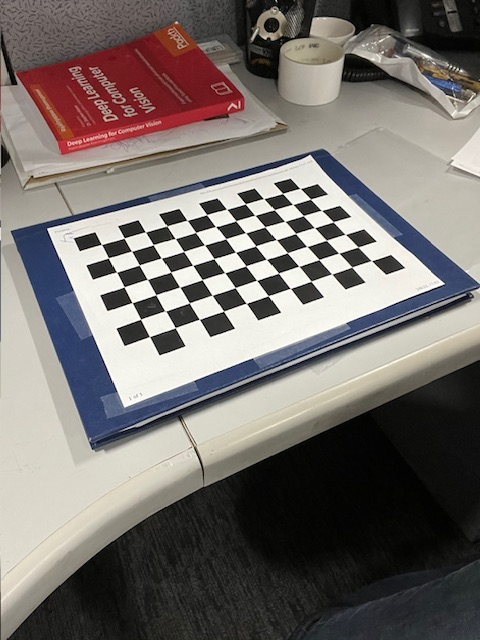
#> input picture Lab6/calibration_data/IMG_6502.jpg, 480 x 640 px; its folder holds 4 pictures in this run
$ python calibration.py
#> lines starting #> are read from the running program, lines starting #| are printed output that depends on the picture
import numpy as np
import cv2
import matplotlib.pyplot as plt
import glob
import scipy.optimize

class CameraCalibration:
    def __init__(self, nx, ny, square_size, img_dir):
        """
        Initializes the CameraCalibration class with given parameters.

        Parameters:
        nx: Number of inside corners in x direction
        ny: Number of inside corners in y direction
        square_size: Size of a square in the chessboard (in mm)
        img_dir: Directory containing calibration images
        """
        self.nx = nx
        self.ny = ny
        self.square_size = square_size
        self.img_dir = img_dir
        self.img_points_set = []
        self.world_points_set = []
        self.H_matrix_set = []
        self.num_images = 0

    def get_img_points(self, image):
        """
        Extracts image points from a calibration image.

        Parameters:
        image: Calibration image

        Returns:
        Image points if corners are found, otherwise None
        """
        criteria = (cv2.TERM_CRITERIA_EPS + cv2.TERM_CRITERIA_MAX_ITER, 30, 0.001)
        gray = cv2.cvtColor(image, cv2.COLOR_BGR2GRAY)
        ret, corners = cv2.findChessboardCorners(gray, (self.nx, self.ny), None)

        if ret:
            corners = corners.reshape(-1, 2)
            corners = cv2.cornerSubPix(gray, corners, (11, 11), (-1, -1), criteria)
            return np.array([corners])
        return None

    def get_world_points(self):
        """
        Generates world points for the chessboard pattern.

        Returns:
        World points array
        """
        x, y = np.meshgrid(np.linspace(0, self.nx - 1, self.nx), np.linspace(0, self.ny - 1, self.ny))
        x = np.flip((x.reshape(-1, 1) * self.square_size), axis=0)
        y = (y.reshape(-1, 1) * self.square_size)
        return np.float32(np.hstack((y, x)))

    @staticmethod
    def get_homography(points1, points2):
        """
        Computes homography matrix from world points to image points.

        Parameters:
        points1: World points
        points2: Image points

        Returns:
        Homography matrix
        """
        H, _ = cv2.findHomography(points1, points2)
        return H

    @staticmethod
    def compute_Vij(H, i, j):
        """
        Computes the v_ij vector used in calculating the intrinsic matrix.

        Parameters:
        H: Homography matrix
        i, j: Indices for the v_ij calculation

        Returns:
        v_ij vector
        """
        i, j = i - 1, j - 1
        v_ij = np.array([H[0, i] * H[0, j],
                         H[0, i] * H[1, j] + H[1, i] * H[0, j],
                         H[1, i] * H[1, j],
                         H[2, i] * H[0, j] + H[0, i] * H[2, j],
                         H[2, i] * H[1, j] + H[1, i] * H[2, j],
                         H[2, i] * H[2, j]])
        return v_ij

    @staticmethod
    def compute_V(H):
        """
        Constructs the V matrix used for calculating the intrinsic matrix.

        Parameters:
        H: List of homography matrices

        Returns:
        V matrix
        """
        V = []
        for h in H:
            V.append(CameraCalibration.compute_Vij(h, 1, 2).T)
            V.append((CameraCalibration.compute_Vij(h, 1, 1) - CameraCalibration.compute_Vij(h, 2, 2)).T)
        return np.array(V)

    @staticmethod
    def compute_B(V):
        """
        Computes the b vector from the SVD of the V matrix.

        Parameters:
        V: V matrix

        Returns:
        b vector
        """
        _, _, v = np.linalg.svd(V)
        return v[-1, :]

    def compute_K(self, H):
        """
        Computes the intrinsic matrix K using the homography matrices.

        Parameters:
        H: List of homography matrices

        Returns:
        Intrinsic matrix K
        """
        V = self.compute_V(H)
        b = self.compute_B(V)
        b11, b12, b22, b13, b23, b33 = b

        v0 = (b12 * b13 - b11 * b23) / (b11 * b22 - b12 ** 2)
        lamda = b33 - (b13 ** 2 + v0 * (b12 * b13 - b11 * b23)) / b11
        alpha = np.sqrt(lamda / b11)
        beta = np.sqrt(lamda * b11 / (b11 * b22 - b12 ** 2))
        gamma = -b12 * alpha ** 2 * beta / lamda
        u0 = gamma * v0 / beta - b13 * alpha ** 2 / lamda

        K = np.array([[alpha, gamma, u0],
                      [0, beta, v0],
                      [0, 0, 1]])
        return K

    @staticmethod
    def compute_Rt(K, H):
        """
        Computes the extrinsic parameters [R|t] for each image.

        Parameters:
        K: Intrinsic matrix
        H: List of homography matrices

        Returns:
        List of extrinsic matrices [R|t]
        """
        extrinsic = []
        K_inv = np.linalg.inv(K)
        for h in H:
            h1, h2, h3 = h.T
            lamda = 1 / np.linalg.norm(K_inv.dot(h1), ord=2)
            r1 = lamda * K_inv.dot(h1)
            r2 = lamda * K_inv.dot(h2)
            r3 = np.cross(r1, r2)
            t = lamda * K_inv.dot(h3)
            RT = np.vstack((r1, r2, r3, t)).T
            extrinsic.append(RT)
        return extrinsic

    @staticmethod
    def projection(initial_params, world_points, RT):
        """
        Projects world points to image points using given parameters.

        Parameters:
        initial_params: Initial parameters for the projection
        world_points: World points to be projected
        RT: Extrinsic matrix [R|t]

        Returns:
        Projected image points
        """
        alpha, beta, gamma, u0, v0, k1, k2 = initial_params
        K = np.array([[alpha, gamma, u0],
                      [0, beta, v0],
                      [0, 0, 1]])
        m_i_ = []
        for M in world_points:
            M = np.float64(np.hstack((M, 0, 1)))
            projected_pt = np.dot(RT, M)
            projected_pt = projected_pt / projected_pt[-1]

            x, y = projected_pt[0], projected_pt[1]
            r = x ** 2 + y ** 2

            uv = np.dot(K, projected_pt)
            u = uv[0] / uv[-1]
            v = uv[1] / uv[-1]

            u_hat = u + (u - u0) * (k1 * r + k2 * (r ** 2))
            v_hat = v + (v - v0) * (k1 * r + k2 * (r ** 2))

            m_i_.append([u_hat, v_hat])
        return np.array(m_i_)

    def reprojection_error(self, initial_params, world_points, img_points_set, RT):
        """
        Computes the reprojection error.

        Parameters:
        initial_params: Initial parameters for the projection
        world_points: List of world points
        img_points_set: List of image points
        RT: List of extrinsic matrices [R|t]

        Returns:
        List of reprojection errors
        """
        final_error = []
        for i, RT3 in enumerate(RT):
            mi_hat = self.projection(initial_params, world_points[i], RT3)
            mi = img_points_set[i].reshape(-1, 2)

            error = [np.linalg.norm(m - m_, ord=2) for m, m_ in zip(mi, mi_hat.squeeze())]
            final_error.append(np.mean(error))
        return final_error

    def loss(self, initial_params, world_points, img_points_set, RT):
        """
        Computes the loss function for optimization.

        Parameters:
        initial_params: Initial parameters for the projection
        world_points: List of world points
        img_points_set: List of image points
        RT: List of extrinsic matrices [R|t]

        Returns:
        List of loss values
        """
        final_error = []
        for i, RT3 in enumerate(RT):
            mi_hat = self.projection(initial_params, world_points[i], RT3)
            mi = img_points_set[i].reshape(-1, 2)

            error = [np.linalg.norm(m - m_, ord=2) for m, m_ in zip(mi, mi_hat.squeeze())]
            final_error.append(np.sum(error))
        return final_error

    def optimize(self, initial_params, world_points_set, img_points_set, RT):
        """
        Optimizes the initial parameters to minimize reprojection error.

        Parameters:
        initial_params: Initial parameters for the projection
        world_points_set: List of world points sets
        img_points_set: List of image points sets
        RT: List of extrinsic matrices [R|t]

        Returns:
        Optimized intrinsic matrix K and distortion coefficients
        """
        opt = scipy.optimize.least_squares(fun=self.loss, x0=initial_params, method="lm", args=[world_points_set, img_points_set, RT])
        params = opt.x
        alpha, beta, gamma, u0, v0, k1, k2 = params
        K_new = np.array([[alpha, gamma, u0],
                          [0, beta, v0],
                          [0, 0, 1]])
        return K_new, (k1, k2)

    def calibrate(self):
        """
        Main function to perform camera calibration.
        """
        for image_path in sorted(glob.glob(f"{self.img_dir}/*.jpg")):
            img = cv2.imread(image_path)
#> img is the input picture: shape (640, 480, 3); mean B, G, R 107.9, 111.1, 117.1
            img_points = self.get_img_points(img)
#> in get_img_points, `gray = cv2.cvtColor(image, cv2.COLOR_BGR2GRAY)`:
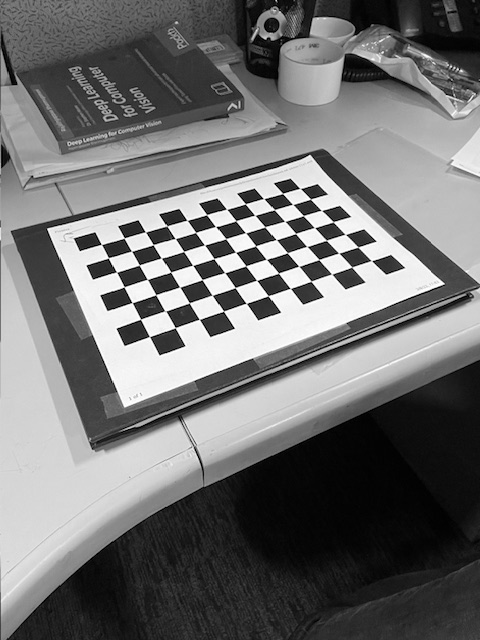
#> gray: shape (640, 480); min 0, max 255, mean 112.6
#> in get_img_points, `ret, corners = cv2.findChessboardCorners(gray, (self.nx, self.ny), None)`: ret = True; corners = 77 rows, first 8: [101.4, 244.4], [124.3, 237.9], [145.5, 232.1], [167.2, 226], [187, 220.4], [206.6, 214.6], [226.5, 209.2], [245.4, 203.7]
#> in get_img_points, `corners = corners.reshape(-1, 2)`: corners = 77 pairs, first value 101.4 to 371.5, second value 188.5 to 336.5
#> in get_img_points, `corners = cv2.cornerSubPix(gray, corners, (11, 11), (-1, -1), criteria)`: corners = 77 pairs, first value 101.3 to 371.4, second value 190.4 to 336.6
#> img_points has the same summary as corners in get_img_points
            if img_points is not None:
                world_points = self.get_world_points()
                H = self.get_homography(world_points, img_points[0])
#> in get_homography, `H, _ = cv2.findHomography(points1, points2)`: H = [[0.128, -0.697, 299.5], [0.211, 0.0944, 188], [-0.000731, -0.000378, 1]]
                self.img_points_set.append(img_points)
                self.world_points_set.append(world_points)
                self.H_matrix_set.append(H)
                self.num_images += 1
#> pass 2 of the loop in calibrate, `for image_path in sorted(glob.glob(f"{self.img_dir}/*.jpg")):`:
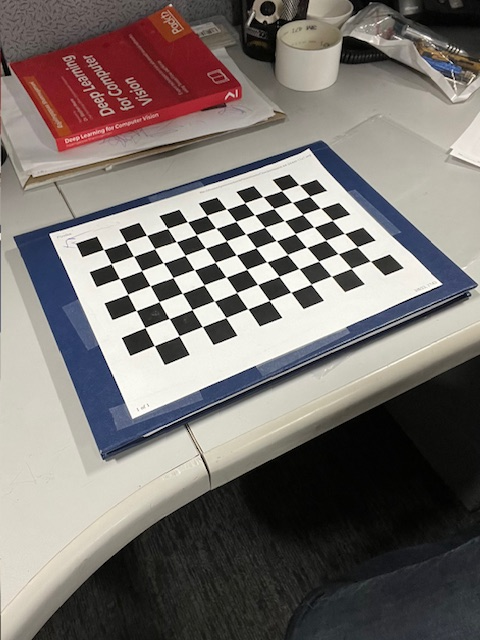
#> input picture Lab6/calibration_data/IMG_6503.jpg, 480 x 640 px
#> in calibrate, img is the input picture: shape (640, 480, 3); mean B, G, R 111, 114.4, 120.9
#> in get_img_points (call 2), `gray = cv2.cvtColor(image, cv2.COLOR_BGR2GRAY)`:
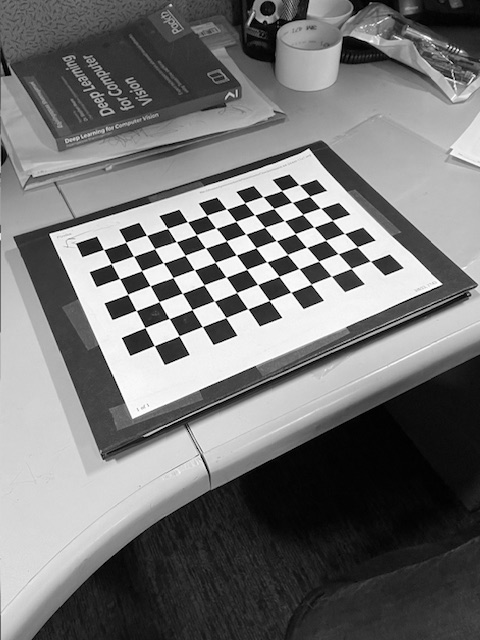
#> gray: shape (640, 480); min 0, max 255, mean 116
#> in get_img_points (call 2), `ret, corners = cv2.findChessboardCorners(gray, (self.nx, self.ny), None)`: corners = 77 rows, first 8: [103.5, 249.4], [125.7, 242.3], [146.6, 235.4], [167.7, 228.5], [187.5, 221.7], [206.7, 215.4], [226.4, 209], [244.7, 202.8]
#> in get_img_points (call 2), `corners = corners.reshape(-1, 2)`: corners = 77 pairs, first value 103.5 to 370.5, second value 184.7 to 345.5
#> in get_img_points (call 2), `corners = cv2.cornerSubPix(gray, corners, (11, 11), (-1, -1), criteria)`: corners = 77 pairs, first value 103.6 to 370.4, second value 184.7 to 345.5
#> img_points has the same summary as corners in get_img_points
#> in calibrate, `H = self.get_homography(world_points, img_points[0])`: H = [[0.148, -0.687, 299], [0.247, 0.126, 184.9], [-0.000669, -0.000356, 1]]
#> pass 3 of the loop in calibrate, `for image_path in sorted(glob.glob(f"{self.img_dir}/*.jpg")):`:
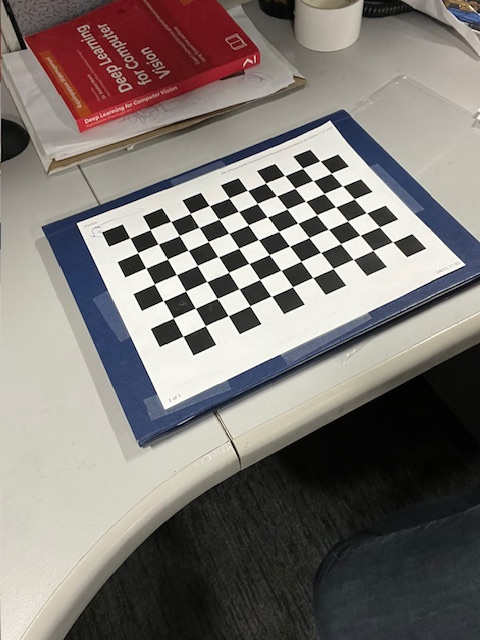
#> input picture Lab6/calibration_data/IMG_6504.jpg, 480 x 640 px
#> in calibrate, img is the input picture: shape (640, 480, 3); mean B, G, R 115.5, 119.3, 125.5
#> in get_img_points (call 3), `gray = cv2.cvtColor(image, cv2.COLOR_BGR2GRAY)`:
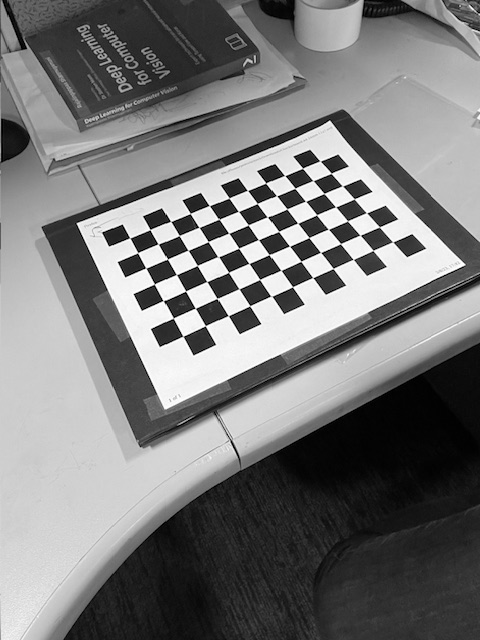
#> gray: shape (640, 480); min 0, max 255, mean 120.8
#> in get_img_points (call 3), `ret, corners = cv2.findChessboardCorners(gray, (self.nx, self.ny), None)`: corners = 77 rows, first 8: [129.8, 237.8], [150, 229.6], [170.7, 221.4], [190.3, 213.5], [209.4, 205.6], [229.1, 198], [247.5, 190.5], [265.6, 183.1]
#> in get_img_points (call 3), `corners = corners.reshape(-1, 2)`: corners = 77 pairs, first value 129.8 to 392.7, second value 161.2 to 336.3
#> in get_img_points (call 3), `corners = cv2.cornerSubPix(gray, corners, (11, 11), (-1, -1), criteria)`: corners = 77 pairs, first value 129.8 to 392.7, second value 160.9 to 336.2
#> img_points has the same summary as corners in get_img_points
#> in calibrate, `H = self.get_homography(world_points, img_points[0])`: H = [[0.161, -0.668, 320.2], [0.3, 0.195, 161.1], [-0.00061, -0.000254, 1]]
#> the loop made 4 passes; the first 3 are shown

        K_init = self.compute_K(self.H_matrix_set)
#> in compute_V, `V = []`: V = []
        print("The intrinsic matrix K is:\n", K_init)

        RT = self.compute_Rt(K_init, self.H_matrix_set)
        print("The extrinsic matrix [R|t] is:\n", RT[0])

        initial_params = [K_init[0, 0], K_init[1, 1], K_init[0, 1], K_init[0, 2], K_init[1, 2], 0, 0]
        projection_error = self.reprojection_error(initial_params, self.world_points_set, self.img_points_set, RT)
        print("Initial projection error:\n", np.mean(projection_error))

        K_new, kc = self.optimize(initial_params, self.world_points_set, self.img_points_set, RT)
        print("The new intrinsic matrix K is:\n", K_new)
        np.save('intrinsic_mat.npy', K_new)

        print("Distortion coefficients are:\n", kc)
        np.save('distortion_coefficient.npy', kc)

        RT_new = self.compute_Rt(K_new, self.H_matrix_set)
        print("The new extrinsic matrix [R|t] is:\n", RT_new[0])
        np.save('extrinsic_mat.npy', RT_new[0])

        new_img_points = []
        for i, rt in enumerate(RT_new):
            world_point = np.column_stack((self.world_points_set[i], np.ones(len(self.world_points_set[i]))))
            r1, r2, r3, t = rt.T
            R = np.stack((r1, r2, r3), axis=1)
            t = t.reshape(-1, 1)
            img_pt, _ = cv2.projectPoints(world_point, R, t, K_new, (kc[0], kc[1], 0, 0))
            new_img_points.append(img_pt.squeeze())

        final_params = [K_new[0, 0], K_new[1, 1], K_new[0, 1], K_new[0, 2], K_new[1, 2], kc[0], kc[1]]
        projection_error_new = self.reprojection_error(final_params, self.world_points_set, new_img_points, RT_new)
        print("Reprojection error:\n", np.mean(projection_error_new))

        distortion = np.array([kc[0], kc[1], 0, 0, 0], dtype=float)
        for i, image_path in enumerate(sorted(glob.glob(f"{self.img_dir}/*.jpg"))):
            img = cv2.imread(image_path)
            img = cv2.undistort(img, K_new, distortion)
            gray = cv2.cvtColor(img, cv2.COLOR_BGR2GRAY)
            ret, corners = cv2.findChessboardCorners(gray, (self.nx, self.ny), None)
            if ret:
                img = cv2.drawChessboardCorners(img, (self.nx, self.ny), corners, ret)
                img = cv2.cvtColor(img, cv2.COLOR_BGR2RGB)
                plt.imshow(img)
                plt.savefig(f'result{i}.png')

if __name__ == "__main__":
    nx = 11  # Number of inside corners in x -- 9, 11, 9
    ny = 7   # Number of inside corners in y -- 6, 7, 6
    square_size = 30  # 25, 30, 21.5
    img_dir = "calibration_data" # sample_data, calibration_data, personal_data

    calibrator = CameraCalibration(nx, ny, square_size, img_dir)
#> (the run stopped early here; a loop or call above may not have finished)
